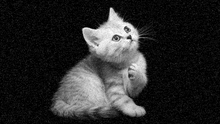
%> input picture Image2.png, 220 x 124 px, shrunk from 1280 x 720 before the run
$ octave Q2_2385474.m   (GNU Octave 9; MATLAB toolbox functions it lacks are replaced by stand-ins)
%> lines starting %> are read from the running program, lines starting %| are printed output that depends on the picture
clear all; clc;

%IMAGE ENHANCEMENT PART

Image2=imread("Image2.png");
%> Image2 is the input picture: size 124x220 uint8; min 0, max 255, mean 41
figure;
subplot(2,2,1);
imshow(Image2);title("Image2.png");

Image2=im2double(Image2);%converting image to double for convolution operations
%> Image2: size 124x220 double

rowFilter=3;%row of median filter
columnFilter=3;%column of median filter

imgRow=size(Image2,1);%finding size of row and column of image2.png
%> imgRow = 124
imgColumn=size(Image2,2);
%> imgColumn = 220

paddedImage2=padarray(Image2,[1 1],0,"both");%doing zero padding for median filtering operation
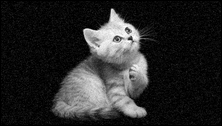
%> paddedImage2: size 126x222 double; min 0, max 1, mean 0.157
Image2Output=zeros(imgRow,imgColumn);%creating an empty array that will hold final result

%In this algorithm, I used median filtering, because it is known as best
%in removing salt and pepper noise
for i=1:imgRow
    for j=1:imgColumn
        temp=zeros(1,9);%I created a temporary array that has size of 1x9
        for k=1:rowFilter%My plan is after traversing the image by a size of 3x3, I put the values into my temp 1x9 array
            for l=1:columnFilter
               temp(3*k+l-3)=paddedImage2(i+k-1,j+l-1);%here, I put 3x3 part of my image into 1x9 temp array
            end
        end
        temp=sort(temp,"ascend");%after putting pixels into array, I sort them in an ascending order, then find the median of it.Then move 3x3 filter by one
        Image2Output(i,j)=median(temp);%after finding the median pixel, I plugged this value into my result array
    end
end
%> after the loop, temp = [0 0 0 0 0 0 0 0.0235 0.0392]

subplot(2,2,2);
imshow(Image2Output);title("Image2.png Output");

%FINDING EDGES PART1 (EDGES OF Image2)

Hx=[-1 -2 -1;0 0 0;1 2 1];%sobel filter that is derivative of X
Hy=[-1 0 1;-2 0 2;-1 0 1];%sobel filter that is derivative of Y

imgRow=size(Image2,1);%finding size of row and column of image2.png
imgColumn=size(Image2,2);

hxRow=size(Hx,1);%finding size of the sobel filters
hxColumn=size(Hx,2);
hyRow=size(Hy,1);
hyColumn=size(Hy,2);

paddedImage2=padarray(Image2,[1 1],0,"both");%doing zero padding to salt and peppered image for convolution operation


%I did not rotate filters by 180 degree as the result won't change
derivativeOfX=zeros([hxRow hxColumn]);%creating an empty array that will hold final result for horizantal edges
derivativeOfY=zeros([hyRow hyColumn]);%creating an empty array that will hold final result for vertical edges

%algorithm that helps me to find horizantal edges(convolution)
for i=1:imgRow
    for j=1:imgColumn
        sum=0;%here,I created a temporary sum value that will hold the multiplication of pixel values
        for k=1:hxRow%the sum value always equal to 0 after 3x3 matrix multiplication ends
            for l=1:hxColumn
               sum=sum+(Hx(k,l)*paddedImage2(i+k-1,j+l-1));%I store the result of multiplication of pixels here
            end
        end
        derivativeOfX(i,j)=sum;%after reaching 3x3 size, I plugged sum value into my result array, then move 3x3 filter by one
    end
end
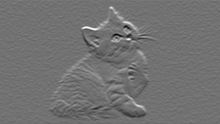
%> derivativeOfX: size 124x220 double; min -2.96, max 3.65, mean -4.01e-05; drawn with min black and max white

%algorithm that helps me to find vertical edges(convolution)
for i=1:imgRow
    for j=1:imgColumn
        sum=0;
        for k=1:hyRow
            for l=1:hyColumn
                sum=sum+(Hy(k,l)*paddedImage2(i+k-1,j+l-1));
            end
        end
        derivativeOfY(i,j)=sum;
    end
end
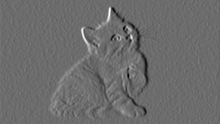
%> derivativeOfY: size 124x220 double; min -2.54, max 3.41, mean 4.84e-05; drawn with min black and max white

%taking the absolute values of these derivations
derivativeOfX=abs(derivativeOfX);
derivativeOfY=abs(derivativeOfY);
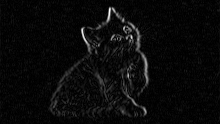
%> derivativeOfY: size 124x220 double; min 0, max 3.41, mean 0.14; drawn with min black and max white
edgeOfImage2=abs(derivativeOfX+derivativeOfY);%sum them up to find the overall edges of the image2.png
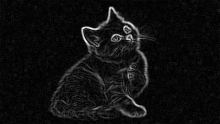
%> edgeOfImage2: size 124x220 double; min 0, max 4.75, mean 0.294; drawn with min black and max white
subplot(2,2,3);
imshow(edgeOfImage2);title("Image2.png Edges");
%> after `imshow(edgeOfImage2)`:
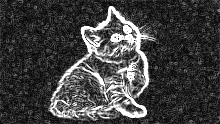
%> displayed picture: size 124x220, on the screen's scale of 0 to 255; min 0, max 255, mean 64.7

%FINDING EDGES PART2 (EDGES OF Image2Output)
paddedImage2Output=padarray(Image2Output,[1 1],0,"both");%doing zero padding to enhanced image for convolution operation


%I did not rotate filters by 180 degree as the result won't change
derivativeOfX=zeros([hxRow hxColumn]);%creating an empty array that will hold final result for horizantal edges
derivativeOfY=zeros([hyRow hyColumn]);%creating an empty array that will hold final result for vertical edges

%algorithm that helps me to find horizantal edges(convolution)
for i=1:imgRow
    for j=1:imgColumn
        sum=0;%here,I created a temporary sum value that will hold the multiplication of pixel values
        for k=1:hxRow%the sum value always equal to 0 after 3x3 matrix multiplication ends
            for l=1:hxColumn
               sum=sum+(Hx(k,l)*paddedImage2Output(i+k-1,j+l-1));%I store the result of multiplication of pixels here
            end
        end
        derivativeOfX(i,j)=sum;%after reaching 3x3 size, I plugged sum value into my result array, then move 3x3 filter by one
    end
end

%algorithm that helps me to find vertical edges(convolution)
for i=1:imgRow
    for j=1:imgColumn
        sum=0;
        for k=1:hyRow
            for l=1:hyColumn
                sum=sum+(Hy(k,l)*paddedImage2Output(i+k-1,j+l-1));
            end
        end
        derivativeOfY(i,j)=sum;
    end
end

%taking the absolute values of these derivations
derivativeOfX=abs(derivativeOfX);
derivativeOfY=abs(derivativeOfY);
edgeOfImage2Output=abs(derivativeOfX+derivativeOfY);%sum them up to find the overall edges of the image2output.png
subplot(2,2,4);
imshow(edgeOfImage2Output);title("Image2.png Output Edges");
%> after `imshow(edgeOfImage2Output)`:
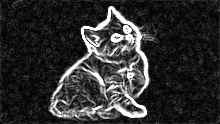
%> displayed picture: size 124x220, on the screen's scale of 0 to 255; min 0, max 255, mean 47
